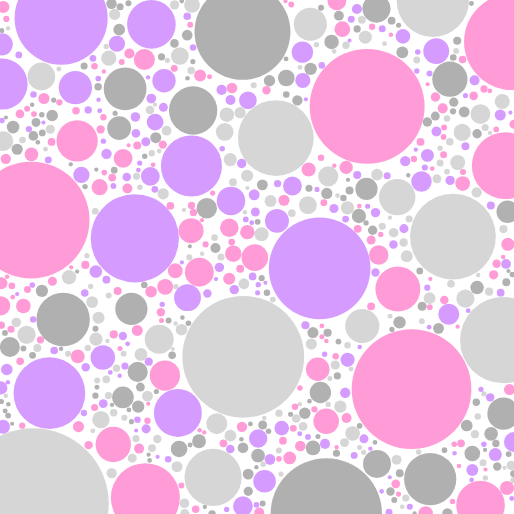
Frame 1 (no input)
Frame 60 (no input): identical to frame 1, image omitted
Frame 120 (the mouse pressed at the canvas centre since frame 60): identical to frame 1, image omitted

The p5.js sketch that drew this single still picture (run headless with seeded random() and noise() and a simulated clock; from frame 60 on, the mouse is pressed at the canvas centre):

// p5.js sketch
// ── sketch.js
//------------------------

let circles = [];

function setup() {
  // put setup code here
  createCanvas(514, 514);

  // Guards from infinite loops
  var guard = 0;
  while (circles.length < 50000) {

    // Overlap flag
    var overlapping = false;

    var circle = {
      x: random(width),
      y: random(height),
      r: random(2, 76)
    }

    // Checks distance from all other circles
    for (var j = 0; j < circles.length; j++) {
      let madeCircle = circles[j];
      let d = dist(circle.x, circle.y, madeCircle.x, madeCircle.y);
      // if d < r1+r2
      if (d < circle.r + madeCircle.r) {
        overlapping = true;
        break;
      }
    }

    if (!overlapping) {
      circles.push(circle);
    }

    guard++;
    if (guard > 100000) {
      break;
    }
  }

  for (var k = 0; k < circles.length; k++) {
    let circle = circles[k];
    switch (k % 4) {
      case 0:
        fill(255, 0, 150, 100);
        break;
      case 1:
        fill(150, 0, 255, 100);
        break;
      case 2:
        fill(55, 55, 55, 100);
        break;
      case 3:
        fill(150, 150, 150, 100);
        break;
    }
    noStroke();
    ellipse(circle.x, circle.y, circle.r * 2, circle.r * 2);
  }
}

function draw() {
  // put drawing code here
}
